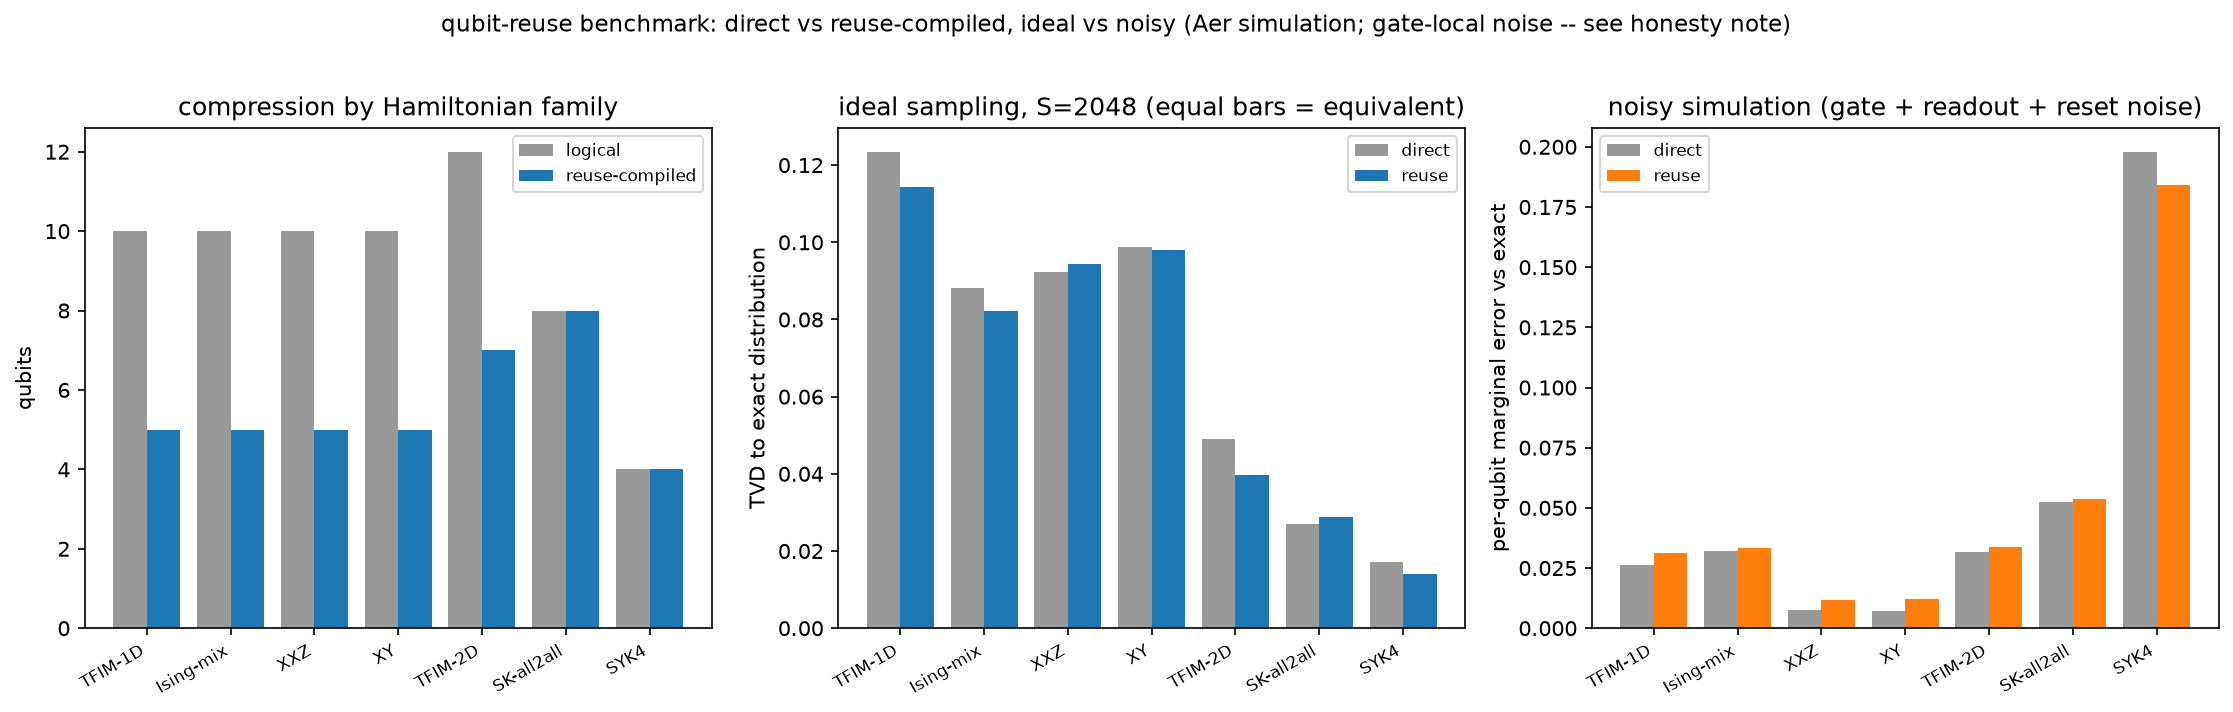

Source code (Python):
"""benchmark_hamiltonians.py -- qubit-reuse benchmark across Hamiltonian families.

Grid: for each Hamiltonian, exactly FOUR sampled runs
    (direct | reuse-compiled)  x  (ideal simulation | noisy simulation)
plus one exact statevector reference distribution (not a sampled run).

The reference is the exact output distribution OF THE TROTTER CIRCUIT
ITSELF, not of the true e^{-iHt}.  Trotter error is therefore irrelevant
here: direct and reuse circuits realise the same Trotter circuit, and the
reference is what a perfect device running that circuit would produce.

Hamiltonians (first-order Trotter time evolution, terminal measurement of
all qubits; every term is an arbitrary Pauli string, so any spin
interaction is expressible):
    TFIM-1D      transverse-field Ising chain            (local, shallow)
    Ising-mix    mixed longitudinal+transverse Ising     (non-integrable)
    XXZ          anisotropic Heisenberg chain + Z field  (XX+YY+ZZ)
    XY           XY chain + transverse field             (XX+YY)
    TFIM-2D      transverse-field Ising on a 3x4 grid    (2D brickwork)
    SK-all2all   Sherrington-Kirkpatrick random Ising, all-to-all ZZ
    SYK4         Sachdev-Ye-Kitaev q=4, 8 Majoranas -> 4 qubits via
                 Jordan-Wigner, all C(8,4)=70 quartic terms

Expected compression physics: qubit reuse exploits LOCAL causal cones, so
the chains and the 2D grid compress; SK-all2all and SYK4 are all-to-all /
maximally scrambling and are EXPECTED to show zero compression -- included
deliberately as honest negative controls, not hidden.

Noise model (conventions of the companion QRC-Climate project):
    depolarizing p1 = 3e-4 on sx/x (rz is virtual, noise-free)
    depolarizing p2 = 7e-3 on cx
    symmetric readout flip ro = 1.5e-2 on every measurement
      (mid-circuit measurements in reuse circuits pay it too)
    reset bit-flip p_reset = 5e-3 on every reset
      (a reuse-specific error channel; direct circuits have no resets)
Circuits are transpiled to the rz/sx/x/cx basis at optimization_level=0
for the noisy runs, identically for direct and reuse.

HONESTY NOTE on what this noise model can and cannot test: gate counts are
IDENTICAL between a circuit and its reuse compilation, so a gate-local
noise model probes "does mid-circuit measure/reset machinery degrade
results" (plus the reset-error penalty) -- it does NOT capture the
idle/memory error that grows with the reuse circuit's larger depth. That
requires duration-aware scheduling + thermal relaxation and is listed as
the top improvement in REFLECTION.md. No hardware claim is made; all
results are Aer simulation.

Anchors run first: the Pauli-rotation emitter is verified against Qiskit's
PauliEvolutionGate up to global phase, and every SYK term is checked
Hermitian with real coefficient.

Usage:  python3 benchmark_hamiltonians.py
Writes: benchmark_results.json, benchmark_hamiltonians.png (3-panel:
        compression / ideal TVD / noisy marginal error, independent
        y-scales per panel), tvd_ideal_vs_noisy.png (all four TVD-to-exact
        numbers -- ideal/noisy x direct/reuse -- on ONE shared y-axis, so
        the noise contribution and the reuse contribution are directly
        comparable in size).
Exit 0 iff all checks pass.
"""

from __future__ import annotations

import json
import sys
import time
import zlib
from itertools import combinations
from typing import Dict, List, Sequence, Tuple

import numpy as np
from qiskit import QuantumCircuit, transpile
from qiskit.quantum_info import Operator, Pauli, Statevector
from qiskit_aer import AerSimulator
from qiskit_aer.noise import (
    NoiseModel,
    ReadoutError,
    depolarizing_error,
    pauli_error,
)

from qreuse_ir import from_qiskit
from qreuse_analysis import compute_output_cones
from qreuse_scheduler import (
    compiled_qubit_count,
    greedy_with_first_qubit_search,
)
from qreuse_compiler import compile_with_reuse
from qreuse_validation import (
    circuit_stats,
    exact_clbit_distribution,
    exact_clbit_distribution_sv,
    hellinger_fidelity,
    normalize_counts,
    run_counts,
    total_variation_distance,
    validate_reuse_circuit,
)
from qrc_experiment import counts_to_features  # THE endianness reversal point

SEED = 7
SHOTS = 2048
NOISE_P1 = 3e-4
NOISE_P2 = 7e-3
NOISE_RO = 1.5e-2
NOISE_RESET = 5e-3

#: term = (coefficient, {qubit_index: 'X'|'Y'|'Z'})
PauliTerm = Tuple[float, Dict[int, str]]

_failures: List[str] = []


def check(cond: bool, label: str) -> None:
    print(f"  [{'PASS' if cond else 'FAIL'}] {label}")
    if not cond:
        _failures.append(label)


# ------------------------------------------------- Pauli-string evolution
def append_pauli_rotation(
    qc: QuantumCircuit, pmap: Dict[int, str], theta: float
) -> None:
    """Append exp(-i theta/2 * P) for the Pauli string `pmap`.

    Standard construction with whitelisted gates only: basis change
    (X: H; Y: Sdg,H), CX chain onto the last support qubit, RZ(theta),
    then undo.  Empty pmap = global phase: skipped.
    """
    support = sorted(pmap)
    if not support:
        return
    for q in support:  # W^dagger
        if pmap[q] == "X":
            qc.h(q)
        elif pmap[q] == "Y":
            qc.sdg(q)
            qc.h(q)
    for a, b in zip(support[:-1], support[1:]):
        qc.cx(a, b)
    qc.rz(theta, support[-1])
    for a, b in zip(reversed(support[:-1]), reversed(support[1:])):
        qc.cx(a, b)
    for q in support:  # W
        if pmap[q] == "X":
            qc.h(q)
        elif pmap[q] == "Y":
            qc.h(q)
            qc.s(q)


def trotter_circuit(
    n: int,
    terms: Sequence[PauliTerm],
    steps: int,
    dt: float,
    measure: bool = True,
    init: str = "zero",
) -> QuantumCircuit:
    """First-order Trotter circuit exp(-i H t) ~ prod_k prod_j exp(-i c_j dt P_j),
    t = steps*dt, terms applied in the given (cone-aware) order each step.

    init: "zero" -> |0...0>;  "neel" -> |0101...> (X on odd sites).
    The Neel quench matters for U(1)-symmetric models (XXZ, XY): |0...0> is
    an EXACT eigenstate of XX+YY (the hopping term annihilates it), so the
    ideal output distribution would be a delta and the equivalence test
    trivial.  Initial 1-qubit gates never expand causal cones, so the
    choice does not affect compression.
    """
    qc = QuantumCircuit(n, n if measure else 0)
    if init == "neel":
        for q in range(1, n, 2):
            qc.x(q)
    elif init != "zero":
        raise ValueError(f"unknown init '{init}'")
    for _ in range(steps):
        for coeff, pmap in terms:
            append_pauli_rotation(qc, pmap, 2.0 * coeff * dt)
    if measure:
        qc.measure(range(n), range(n))
    return qc


# ------------------------------------------------------------ Hamiltonians
def _chain_zz_edges(n: int) -> List[Tuple[int, int]]:
    """Open-chain edges in brickwork (even, then odd) order -- the ordering
    of commuting terms shapes the causal cones (paper Sec. VII)."""
    return [(i, i + 1) for i in range(0, n - 1, 2)] + \
           [(i, i + 1) for i in range(1, n - 1, 2)]


def spec_tfim_chain(n: int = 10, k: int = 2) -> Dict:
    J, h = 1.0, 1.0
    terms: List[PauliTerm] = [(-J, {i: "Z", j: "Z"})
                              for i, j in _chain_zz_edges(n)]
    terms += [(-h, {q: "X"}) for q in range(n)]
    return {"name": "TFIM-1D", "n": n, "terms": terms, "steps": k,
            "dt": 0.2, "expect_compression": True}


def spec_mixed_ising_chain(n: int = 10, k: int = 2) -> Dict:
    J, hx, hz = 1.0, 0.9, 0.4
    terms: List[PauliTerm] = [(-J, {i: "Z", j: "Z"})
                              for i, j in _chain_zz_edges(n)]
    terms += [(-hx, {q: "X"}) for q in range(n)]
    terms += [(-hz, {q: "Z"}) for q in range(n)]
    return {"name": "Ising-mix", "n": n, "terms": terms, "steps": k,
            "dt": 0.2, "expect_compression": True}


def spec_xxz_chain(n: int = 10, k: int = 2) -> Dict:
    Jx, Jy, Jz, hz = 1.0, 1.0, 0.5, 0.4
    terms: List[PauliTerm] = []
    for i, j in _chain_zz_edges(n):  # grouped per edge, brickwork order
        terms += [(Jx, {i: "X", j: "X"}),
                  (Jy, {i: "Y", j: "Y"}),
                  (Jz, {i: "Z", j: "Z"})]
    terms += [(-hz, {q: "Z"}) for q in range(n)]
    return {"name": "XXZ", "n": n, "terms": terms, "steps": k,
            "dt": 0.15, "expect_compression": True, "init": "neel"}


def spec_xy_chain(n: int = 10, k: int = 2) -> Dict:
    Jx, Jy, hz = 1.0, 1.0, 0.6
    terms: List[PauliTerm] = []
    for i, j in _chain_zz_edges(n):
        terms += [(Jx, {i: "X", j: "X"}), (Jy, {i: "Y", j: "Y"})]
    terms += [(-hz, {q: "Z"}) for q in range(n)]
    return {"name": "XY", "n": n, "terms": terms, "steps": k,
            "dt": 0.15, "expect_compression": True, "init": "neel"}


def spec_tfim_2d(rows: int = 3, cols: int = 4, k: int = 1) -> Dict:
    J, h = 1.0, 1.0
    idx = lambda r, c: r * cols + c  # noqa: E731
    horiz = [(idx(r, c), idx(r, c + 1))
             for c in range(0, cols - 1, 2) for r in range(rows)]
    horiz += [(idx(r, c), idx(r, c + 1))
              for c in range(1, cols - 1, 2) for r in range(rows)]
    vert = [(idx(r, c), idx(r + 1, c))
            for r in range(0, rows - 1, 2) for c in range(cols)]
    vert += [(idx(r, c), idx(r + 1, c))
             for r in range(1, rows - 1, 2) for c in range(cols)]
    terms: List[PauliTerm] = [(-J, {i: "Z", j: "Z"}) for i, j in horiz + vert]
    terms += [(-h, {q: "X"}) for q in range(rows * cols)]
    return {"name": "TFIM-2D", "n": rows * cols, "terms": terms, "steps": k,
            "dt": 0.2, "expect_compression": True}


def spec_sk_all_to_all(n: int = 8, k: int = 1, seed: int = SEED) -> Dict:
    rng = np.random.default_rng(seed + 11)
    terms: List[PauliTerm] = [
        (float(rng.normal(0.0, 1.0 / np.sqrt(n))), {i: "Z", j: "Z"})
        for i, j in combinations(range(n), 2)
    ]
    terms += [(-0.8, {q: "X"}) for q in range(n)]
    return {"name": "SK-all2all", "n": n, "terms": terms, "steps": k,
            "dt": 0.25, "expect_compression": False}


def _majorana(idx: int, nq: int) -> Pauli:
    """Jordan-Wigner Majorana: gamma_2j = Z..Z X_j, gamma_2j+1 = Z..Z Y_j."""
    j = idx // 2
    z = np.zeros(nq, dtype=bool)
    x = np.zeros(nq, dtype=bool)
    z[:j] = True
    x[j] = True
    if idx % 2 == 1:
        z[j] = True  # (z=1, x=1) site is Pauli Y
    return Pauli((z, x))


def syk4_terms(n_majorana: int = 8, seed: int = SEED) -> List[PauliTerm]:
    """H = sum_{a<b<c<d} J_abcd g_a g_b g_c g_d, J ~ N(0, 3! J^2 / N^3), J=1.

    Every quartic Majorana product is Hermitian (Pauli group phase 0 or 2),
    asserted below; the JW-mapped Pauli string and its real sign are
    extracted from Qiskit's phase bookkeeping.
    """
    nq = n_majorana // 2
    rng = np.random.default_rng(seed + 23)
    sigma = np.sqrt(6.0) / n_majorana ** 1.5
    terms: List[PauliTerm] = []
    for a, b, c, d in combinations(range(n_majorana), 4):
        p = _majorana(a, nq).dot(_majorana(b, nq)) \
            .dot(_majorana(c, nq)).dot(_majorana(d, nq))
        if p.phase not in (0, 2):  # (-i)^phase must be +/-1 (Hermitian)
            raise AssertionError(f"non-Hermitian SYK term phase {p.phase}")
        sign = 1.0 if p.phase == 0 else -1.0
        pmap = {}
        for q in range(nq):
            zq, xq = bool(p.z[q]), bool(p.x[q])
            if zq and xq:
                pmap[q] = "Y"
            elif zq:
                pmap[q] = "Z"
            elif xq:
                pmap[q] = "X"
        coeff = float(rng.normal(0.0, sigma)) * sign
        if pmap:
            terms.append((coeff, pmap))
    return terms


def spec_syk4(n_majorana: int = 8, k: int = 1) -> Dict:
    return {"name": "SYK4", "n": n_majorana // 2,
            "terms": syk4_terms(n_majorana), "steps": k, "dt": 1.0,
            "expect_compression": False}


ALL_SPECS = [
    spec_tfim_chain, spec_mixed_ising_chain, spec_xxz_chain, spec_xy_chain,
    spec_tfim_2d, spec_sk_all_to_all, spec_syk4,
]


# ----------------------------------------------------------------- anchors
def anchor_pauli_rotation() -> None:
    """My emitter must equal Qiskit's PauliEvolutionGate up to global phase."""
    from qiskit.circuit.library import PauliEvolutionGate

    print("\n== Anchor A: Pauli-rotation emitter vs PauliEvolutionGate ==")
    cases = ["Z", "X", "Y", "XY", "ZZ", "YXZ", "XIYZ"]
    ok, worst = True, 0.0
    for label in cases:
        nq = len(label)
        pmap = {i: ch for i, ch in enumerate(label[::-1]) if ch != "I"}
        theta = 0.7351
        mine = QuantumCircuit(nq)
        append_pauli_rotation(mine, pmap, theta)
        ref = QuantumCircuit(nq)
        ref.append(PauliEvolutionGate(Pauli(label), time=theta / 2.0),
                   range(nq))
        M = (Operator(ref).adjoint() @ Operator(mine)).data
        phase = M[0, 0]
        dev = float(np.max(np.abs(M - phase * np.eye(M.shape[0]))))
        worst = max(worst, dev)
        ok &= abs(abs(phase) - 1.0) < 1e-9 and dev < 1e-9
    check(ok, f"exp(-i theta/2 P) exact for {cases} "
              f"(worst deviation {worst:.2e})")


def anchor_syk_hermitian() -> None:
    print("\n== Anchor B: SYK4 Jordan-Wigner terms ==")
    terms = syk4_terms(8)
    check(len(terms) == 70, f"C(8,4) = 70 quartic terms (got {len(terms)})")
    check(all(np.isreal(c) for c, _ in terms),
          "all JW coefficients real (Hermitian terms)")
    weights = sorted({len(p) for _, p in terms})
    print(f"  Pauli-string weights present: {weights}")


# --------------------------------------------------------------- benchmark
def make_noise_model() -> NoiseModel:
    nm = NoiseModel()
    nm.add_all_qubit_quantum_error(depolarizing_error(NOISE_P1, 1),
                                   ["sx", "x"])
    nm.add_all_qubit_quantum_error(depolarizing_error(NOISE_P2, 2), ["cx"])
    nm.add_all_qubit_readout_error(
        ReadoutError([[1 - NOISE_RO, NOISE_RO], [NOISE_RO, 1 - NOISE_RO]])
    )
    nm.add_all_qubit_quantum_error(
        pauli_error([("X", NOISE_RESET), ("I", 1 - NOISE_RESET)]), ["reset"]
    )
    return nm


_NOISY_SIM = AerSimulator(noise_model=make_noise_model())


def run_counts_noisy(qc: QuantumCircuit, shots: int, seed: int) -> Dict:
    tqc = transpile(qc, _NOISY_SIM, optimization_level=0)
    res = _NOISY_SIM.run(tqc, shots=shots, seed_simulator=seed).result()
    return res.get_counts()


def exact_reference(qc_no_meas: QuantumCircuit) -> Tuple[Dict, np.ndarray]:
    """Exact ideal distribution and per-qubit <Z_i> from the statevector."""
    probs = Statevector(qc_no_meas).probabilities_dict()
    n = qc_no_meas.num_qubits
    z = np.zeros(n)
    for key, p in probs.items():
        bits = key[::-1]  # same one-reversal convention as counts
        for i in range(n):
            z[i] += p * (1.0 - 2.0 * int(bits[i]))
    return probs, z


def marginal_mae(counts: Dict, z_exact: np.ndarray, n: int) -> float:
    """Mean per-qubit marginal TVD |P1_hat - P1_exact| = |z_hat - z|/2."""
    z_hat = counts_to_features(counts, n)[:n]
    return float(np.mean(np.abs(z_hat - z_exact)) / 2.0)


def run_one(spec: Dict, seed: int = SEED) -> Dict:
    name, n = spec["name"], spec["n"]
    print(f"\n== {name}: n={n}, {len(spec['terms'])} terms, "
          f"steps={spec['steps']}, dt={spec['dt']} ==")

    t0 = time.time()
    init = spec.get("init", "zero")
    qc = trotter_circuit(n, spec["terms"], spec["steps"], spec["dt"],
                         init=init)
    qc_ref = trotter_circuit(n, spec["terms"], spec["steps"], spec["dt"],
                             measure=False, init=init)
    ir = from_qiskit(qc)
    cones = compute_output_cones(ir)
    order = greedy_with_first_qubit_search(cones)
    compiled = compile_with_reuse(ir, order=order)
    t_compile = time.time() - t0
    issues = validate_reuse_circuit(compiled, ir, raise_on_error=False)
    check(not issues, f"{name}: reuse-circuit legality"
          + ("" if not issues else f" ({issues})"))

    sd = circuit_stats(qc)
    sr = circuit_stats(compiled.circuit)
    p_exact, z_exact = exact_reference(qc_ref)

    # zlib.crc32 is a stable, process-independent hash.  Python's builtin
    # hash() on str is randomized per process (PYTHONHASHSEED), which made
    # earlier runs of this benchmark NON-reproducible despite a fixed seed.
    base = seed + zlib.crc32(name.encode()) % 100000
    runs: Dict[str, Dict] = {}
    for mode, runner in (("ideal", run_counts), ("noisy", run_counts_noisy)):
        for variant, circ in (("direct", qc), ("reuse", compiled.circuit)):
            t1 = time.time()
            counts = runner(circ, shots=SHOTS,
                            seed=base + (0 if mode == "ideal" else 5)
                            + (0 if variant == "direct" else 1))
            dist = normalize_counts(counts)
            runs[f"{mode}_{variant}"] = {
                "tvd_to_exact": total_variation_distance(dist, p_exact),
                "hellinger_to_exact": hellinger_fidelity(dist, p_exact),
                "marginal_mae": marginal_mae(counts, z_exact, n),
                "sim_seconds": time.time() - t1,
                "_dist": dist,
            }

    tvd_dir_reuse_ideal = total_variation_distance(
        runs["ideal_direct"]["_dist"], runs["ideal_reuse"]["_dist"])
    tvd_dir_reuse_noisy = total_variation_distance(
        runs["noisy_direct"]["_dist"], runs["noisy_reuse"]["_dist"])
    for r in runs.values():
        del r["_dist"]

    print(f"  qubits {n} -> {compiled.physical_qubit_count}   "
          f"depth {sd['depth']} -> {sr['depth']}   "
          f"2q(cx) {sum(1 for i in qc.data if i.operation.name == 'cx')}   "
          f"resets {sr['resets']}   "
          f"mid-meas {sr['mid_circuit_measurements']}   "
          f"compile {t_compile:.2f}s")
    for key in ("ideal_direct", "ideal_reuse", "noisy_direct", "noisy_reuse"):
        r = runs[key]
        print(f"  {key:13s} TVD->exact {r['tvd_to_exact']:.4f}   "
              f"Hellinger {r['hellinger_to_exact']:.4f}   "
              f"marginal {r['marginal_mae']:.4f}   "
              f"({r['sim_seconds']:.2f}s)")
    print(f"  TVD(direct,reuse): ideal {tvd_dir_reuse_ideal:.4f}   "
          f"noisy {tvd_dir_reuse_noisy:.4f}")

    # -- exact, shot-noise-free equivalence -------------------------------
    # Statevector-per-branch simulator (cost ~ #branches x 2**n) reaches
    # larger Hamiltonians than the density-matrix version; guarded by a
    # branch cap that raises rather than exhausting memory.
    exact_tvd = None
    if n <= 12 and compiled.circuit.num_qubits <= 12:
        try:
            d_exact = exact_clbit_distribution_sv(qc)
            r_exact = exact_clbit_distribution_sv(compiled.circuit)
            exact_tvd = total_variation_distance(d_exact, r_exact)
            print(f"  EXACT TVD(direct, reuse) = {exact_tvd:.2e}  "
                  "(no shot noise)")
            check(exact_tvd < 1e-10,
                  f"{name}: exact distributions identical to 1e-10")
        except ValueError as exc:  # branch count over ceiling
            print(f"  exact check skipped: {exc}")

    # -- sampled checks ---------------------------------------------------
    ideal_floor = runs["ideal_direct"]["tvd_to_exact"]
    check(runs["ideal_reuse"]["tvd_to_exact"] <= 1.4 * ideal_floor + 0.02,
          f"{name}: ideal reuse TVD at the direct sampling floor")
    check(runs["ideal_reuse"]["marginal_mae"]
          <= 1.4 * runs["ideal_direct"]["marginal_mae"] + 0.01,
          f"{name}: ideal reuse marginals at the direct floor")
    dh = abs(runs["noisy_direct"]["hellinger_to_exact"]
             - runs["noisy_reuse"]["hellinger_to_exact"])
    check(dh <= 0.08,
          f"{name}: noisy direct/reuse Hellinger within 0.08 (d={dh:.4f})")
    if spec["expect_compression"]:
        check(compiled.physical_qubit_count < n,
              f"{name}: compresses (physical < logical)")
    else:
        check(compiled.physical_qubit_count == n,
              f"{name}: honest zero compression (all-to-all cones)")

    return {
        "name": name,
        "n_logical": n,
        "n_physical": compiled.physical_qubit_count,
        "n_terms": len(spec["terms"]),
        "trotter_steps": spec["steps"],
        "depth_direct": sd["depth"],
        "depth_reuse": sr["depth"],
        "cx_count": sum(1 for i in qc.data if i.operation.name == "cx"),
        "resets": sr["resets"],
        "mid_circuit_measurements": sr["mid_circuit_measurements"],
        "reuse_measurements": sr["reuse_measurements"],
        "dropped_operations": compiled.dropped_operations,
        "compile_seconds": t_compile,
        "tvd_direct_vs_reuse_ideal": tvd_dir_reuse_ideal,
        "tvd_direct_vs_reuse_noisy": tvd_dir_reuse_noisy,
        "exact_tvd_direct_vs_reuse": exact_tvd,
        "runs": runs,
    }


# ------------------------------------------------------------------ report
def make_benchmark_figure(rows: List[Dict], path: str) -> str:
    import matplotlib
    matplotlib.use("Agg")
    import matplotlib.pyplot as plt

    names = [r["name"] for r in rows]
    xs = np.arange(len(rows))
    fig, axes = plt.subplots(1, 3, figsize=(15, 4.6))

    ax = axes[0]
    ax.bar(xs - 0.2, [r["n_logical"] for r in rows], 0.4,
           label="logical", color="0.6")
    ax.bar(xs + 0.2, [r["n_physical"] for r in rows], 0.4,
           label="reuse-compiled", color="tab:blue")
    ax.set_ylabel("qubits")
    ax.set_title("compression by Hamiltonian family")
    ax.legend(fontsize=8)

    ax = axes[1]
    ax.bar(xs - 0.2, [r["runs"]["ideal_direct"]["tvd_to_exact"]
                      for r in rows], 0.4, label="direct", color="0.6")
    ax.bar(xs + 0.2, [r["runs"]["ideal_reuse"]["tvd_to_exact"]
                      for r in rows], 0.4, label="reuse", color="tab:blue")
    ax.set_ylabel("TVD to exact distribution")
    ax.set_title(f"ideal sampling, S={SHOTS} (equal bars = equivalent)")
    ax.legend(fontsize=8)

    ax = axes[2]
    ax.bar(xs - 0.2, [r["runs"]["noisy_direct"]["marginal_mae"]
                      for r in rows], 0.4, label="direct", color="0.6")
    ax.bar(xs + 0.2, [r["runs"]["noisy_reuse"]["marginal_mae"]
                      for r in rows], 0.4, label="reuse", color="tab:orange")
    ax.set_ylabel("per-qubit marginal error vs exact")
    ax.set_title("noisy simulation (gate + readout + reset noise)")
    ax.legend(fontsize=8)

    for ax in axes:
        ax.set_xticks(xs)
        ax.set_xticklabels(names, rotation=30, ha="right", fontsize=8)
    fig.suptitle(
        "qubit-reuse benchmark: direct vs reuse-compiled, ideal vs noisy "
        "(Aer simulation; gate-local noise -- see honesty note)",
        y=1.02, fontsize=11,
    )
    fig.tight_layout()
    fig.savefig(path, dpi=150, bbox_inches="tight")
    plt.close(fig)
    return path


def make_tvd_scale_figure(rows: List[Dict], path: str) -> str:
    """All four TVD-to-exact numbers (ideal/noisy x direct/reuse) on ONE
    shared y-axis, grouped by Hamiltonian.

    Purpose: the three-panel figure above puts ideal and noisy TVD on
    separate subplots with independent y-scales, which hides how much
    bigger the noise contribution is than the reuse contribution. Putting
    all four bars on one axis makes that comparison direct: within a
    color pair (ideal or noisy), direct vs reuse should be close --
    that's the equivalence claim. Across colors, noisy >> ideal is the
    dominant effect, and it scales with entangling (CX) gate count more
    than with which Hamiltonian family it is (compare XXZ/SYK4, both CX
    heavy, to TFIM-1D, CX-light).
    """
    import matplotlib
    matplotlib.use("Agg")
    import matplotlib.pyplot as plt

    names = [r["name"] for r in rows]
    xs = np.arange(len(rows))
    w = 0.2

    def tvd(r: Dict, mode: str, variant: str) -> float:
        return r["runs"][f"{mode}_{variant}"]["tvd_to_exact"]

    fig, ax = plt.subplots(figsize=(10, 5.5))
    ax.bar(xs - 1.5 * w, [tvd(r, "ideal", "direct") for r in rows], w,
           label="ideal, direct", color="#9ecae1")
    ax.bar(xs - 0.5 * w, [tvd(r, "ideal", "reuse") for r in rows], w,
           label="ideal, reuse", color="#3182bd")
    ax.bar(xs + 0.5 * w, [tvd(r, "noisy", "direct") for r in rows], w,
           label="noisy, direct", color="#fdae6b")
    ax.bar(xs + 1.5 * w, [tvd(r, "noisy", "reuse") for r in rows], w,
           label="noisy, reuse", color="#e6550d")

    ax.set_xticks(xs)
    ax.set_xticklabels(names, rotation=25, ha="right")
    ax.set_ylabel("TVD to exact distribution")
    ax.set_title(
        "TVD to exact distribution: ideal vs noisy, direct vs reuse\n"
        f"(same scale; S={SHOTS} shots, seed={SEED})"
    )
    ax.legend(fontsize=9)
    ax.grid(axis="y", alpha=0.3)
    fig.tight_layout()
    fig.savefig(path, dpi=150)
    plt.close(fig)
    return path


def main() -> int:
    t0 = time.time()
    print(f"benchmark config: seed={SEED} shots={SHOTS} "
          f"noise p1={NOISE_P1} p2={NOISE_P2} ro={NOISE_RO} "
          f"reset={NOISE_RESET}")

    anchor_pauli_rotation()
    anchor_syk_hermitian()

    rows = [run_one(spec()) for spec in ALL_SPECS]
    n_runs = 4 * len(rows)

    print("\n================ consolidated table ================")
    hdr = (f"{'Hamiltonian':<11} {'qubits':>9} {'depth':>11} {'cx':>5} "
           f"{'rst':>4} | {'TVD->exact ideal d/r':>21} | "
           f"{'marginal noisy d/r':>19}")
    print(hdr)
    print("-" * len(hdr))
    for r in rows:
        print(f"{r['name']:<11} {r['n_logical']:>3} ->{r['n_physical']:>3} "
              f"{r['depth_direct']:>4} ->{r['depth_reuse']:>5} "
              f"{r['cx_count']:>5} {r['resets']:>4} | "
              f"{r['runs']['ideal_direct']['tvd_to_exact']:>10.4f} "
              f"{r['runs']['ideal_reuse']['tvd_to_exact']:>10.4f} | "
              f"{r['runs']['noisy_direct']['marginal_mae']:>9.4f} "
              f"{r['runs']['noisy_reuse']['marginal_mae']:>9.4f}")

    with open("benchmark_results.json", "w") as fh:
        json.dump({"config": {"seed": SEED, "shots": SHOTS,
                              "noise": {"p1": NOISE_P1, "p2": NOISE_P2,
                                        "ro": NOISE_RO,
                                        "reset": NOISE_RESET}},
                   "hamiltonians": rows}, fh, indent=2)
    fig = make_benchmark_figure(rows, "benchmark_hamiltonians.png")
    fig2 = make_tvd_scale_figure(rows, "tvd_ideal_vs_noisy.png")
    print(f"\nwrote benchmark_results.json and {fig} and {fig2}")
    print(f"{n_runs} sampled runs ({len(rows)} Hamiltonians x 4) in "
          f"{time.time() - t0:.1f} s")
    print(f"\n{'ALL CHECKS PASSED' if not _failures else 'FAILURES:'}")
    for f in _failures:
        print(f"  - {f}")
    return 0 if not _failures else 1


if __name__ == "__main__":
    sys.exit(main())
